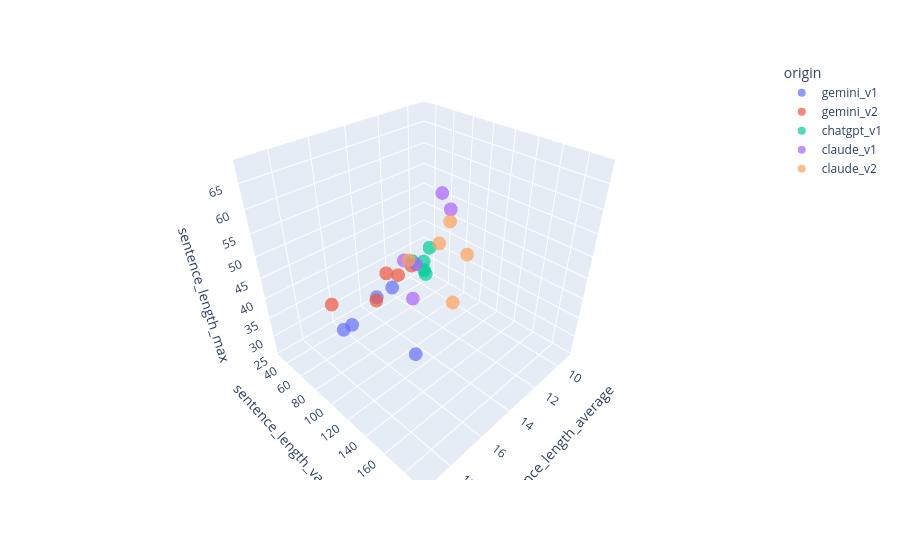

Notebook cell for this chart:
### Code cell
fig = px.scatter_3d(
    ai_stories_df,
    "sentence_length_average",
    "sentence_length_variance",
    "sentence_length_max",
    color=ai_stories_df["origin"],
    opacity=0.7
)

fig.show()

### Figure 1 — Plotly figure (JSON) as saved in the notebook; plotly's stock layout.template omitted (floating-point values rounded to 4 significant figures)
{"data": [{"hovertemplate": "origin=gemini_v1<br>sentence_length_average=%{x}<br>sentence_length_variance=%{y}<br>sentence_length_max=%{z}<extra></extra>", "legendgroup": "gemini_v1", "marker": {"color": "#636efa", "opacity": 0.7, "symbol": "circle"}, "mode": "markers", "name": "gemini_v1", "scene": "scene", "showlegend": true, "type": "scatter3d", "x": [19.23, 13.43, 17.5, 12.61, 16.53], "y": [186.3, 38.34, 78.14, 45.35, 67.19], "z": [53, 28, 35, 30, 32]}, {"hovertemplate": "origin=gemini_v2<br>sentence_length_average=%{x}<br>sentence_length_variance=%{y}<br>sentence_length_max=%{z}<extra></extra>", "legendgroup": "gemini_v2", "marker": {"color": "#EF553B", "opacity": 0.7, "symbol": "circle"}, "mode": "markers", "name": "gemini_v2", "scene": "scene", "showlegend": true, "type": "scatter3d", "x": [18.68, 16.44, 14.72, 12.92, 12.66], "y": [96.42, 99.06, 78.75, 76.97, 54.88], "z": [47, 43, 43, 41, 35]}, {"hovertemplate": "origin=chatgpt_v1<br>sentence_length_average=%{x}<br>sentence_length_variance=%{y}<br>sentence_length_max=%{z}<extra></extra>", "legendgroup": "chatgpt_v1", "marker": {"color": "#00cc96", "opacity": 0.7, "symbol": "circle"}, "mode": "markers", "name": "chatgpt_v1", "scene": "scene", "showlegend": true, "type": "scatter3d", "x": [9.382, 10.47, 10.18, 9.985, 9.156], "y": [37.0, 51.58, 31.72, 51.54, 31.2], "z": [26, 34, 31, 37, 26]}, {"hovertemplate": "origin=claude_v1<br>sentence_length_average=%{x}<br>sentence_length_variance=%{y}<br>sentence_length_max=%{z}<extra></extra>", "legendgroup": "claude_v1", "marker": {"color": "#ab63fa", "opacity": 0.7, "symbol": "circle"}, "mode": "markers", "name": "claude_v1", "scene": "scene", "showlegend": true, "type": "scatter3d", "x": [13.52, 14.07, 12.92, 12.04, 15.33], "y": [87.99, 87.93, 82.02, 105.3, 145.2], "z": [35, 46, 42, 56, 68]}, {"hovertemplate": "origin=claude_v2<br>sentence_length_average=%{x}<br>sentence_length_variance=%{y}<br>sentence_length_max=%{z}<extra></extra>", "legendgroup": "claude_v2", "marker": {"color": "#FFA15A", "opacity": 0.7, "symbol": "circle"}, "mode": "markers", "name": "claude_v2", "scene": "scene", "showlegend": true, "type": "scatter3d", "x": [15.57, 15.94, 17.93, 13.52, 12.11], "y": [119.4, 152.6, 192.7, 126.1, 124.3], "z": [53, 61, 60, 58, 48]}], "layout": {"legend": {"title": {"text": "origin"}, "tracegroupgap": 0}, "margin": {"t": 60}, "scene": {"domain": {"x": [0, 1], "y": [0, 1]}, "xaxis": {"title": {"text": "sentence_length_average"}}, "yaxis": {"title": {"text": "sentence_length_variance"}}, "zaxis": {"title": {"text": "sentence_length_max"}}}}}
